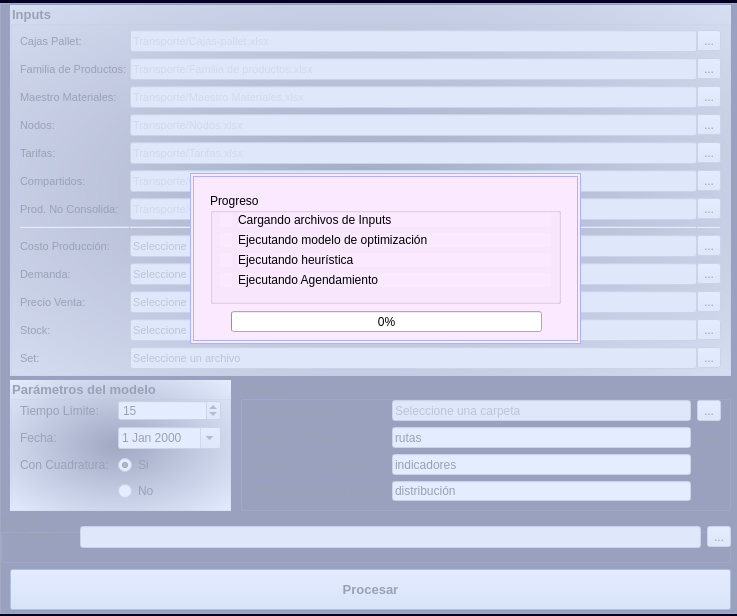
<?xml version="1.0" encoding="UTF-8"?>
<ui version="4.0">
 <class>Dialog</class>
 <widget class="QDialog" name="Dialog">
  <property name="geometry">
   <rect>
    <x>0</x>
    <y>0</y>
    <width>737</width>
    <height>616</height>
   </rect>
  </property>
  <property name="windowTitle">
   <string>SuperLog 1.0</string>
  </property>
  <property name="windowIcon">
   <iconset>
    <normaloff>agrosuper.ico</normaloff>agrosuper.ico</iconset>
  </property>
  <property name="autoFillBackground">
   <bool>true</bool>
  </property>
  <property name="styleSheet">
   <string notr="true">QDialog {
background: rgb(2,0,36);
background: linear-gradient(90deg, rgba(2,0,36,1) 0%, rgba(45,124,149,0.0984768907563025) 32%, rgba(0,212,255,1) 100%);
}</string>
  </property>
  <widget class="QGroupBox" name="groupBox">
   <property name="geometry">
    <rect>
     <x>10</x>
     <y>5</y>
     <width>721</width>
     <height>371</height>
    </rect>
   </property>
   <property name="font">
    <font>
     <pointsize>10</pointsize>
     <weight>75</weight>
     <bold>true</bold>
    </font>
   </property>
   <property name="autoFillBackground">
    <bool>false</bool>
   </property>
   <property name="styleSheet">
    <string notr="true">QGroupBox {
background-color: 
qradialgradient(spread:pad, cx:0.494, cy:0.5, radius:0.902, fx:0.489, fy:0.5, stop:0.0284091 rgba(126, 117, 117, 81), stop:1 rgba(255, 255, 255, 255))
}</string>
   </property>
   <property name="title">
    <string>Inputs</string>
   </property>
   <widget class="QWidget" name="gridLayoutWidget">
    <property name="geometry">
     <rect>
      <x>0</x>
      <y>9</y>
      <width>721</width>
      <height>361</height>
     </rect>
    </property>
    <layout class="QGridLayout" name="gridLayout">
     <property name="leftMargin">
      <number>10</number>
     </property>
     <property name="topMargin">
      <number>10</number>
     </property>
     <property name="rightMargin">
      <number>10</number>
     </property>
     <property name="bottomMargin">
      <number>0</number>
     </property>
     <property name="spacing">
      <number>0</number>
     </property>
     <item row="0" column="2">
      <widget class="QToolButton" name="toolButton">
       <property name="text">
        <string>...</string>
       </property>
       <property name="checkable">
        <bool>false</bool>
       </property>
       <property name="checked">
        <bool>false</bool>
       </property>
      </widget>
     </item>
     <item row="10" column="2">
      <widget class="QToolButton" name="toolButton_10">
       <property name="text">
        <string>...</string>
       </property>
      </widget>
     </item>
     <item row="8" column="2">
      <widget class="QToolButton" name="toolButton_8">
       <property name="text">
        <string>...</string>
       </property>
      </widget>
     </item>
     <item row="12" column="2">
      <widget class="QToolButton" name="toolButton_12">
       <property name="text">
        <string>...</string>
       </property>
      </widget>
     </item>
     <item row="9" column="2">
      <widget class="QToolButton" name="toolButton_9">
       <property name="text">
        <string>...</string>
       </property>
      </widget>
     </item>
     <item row="6" column="2">
      <widget class="QToolButton" name="toolButton_7">
       <property name="text">
        <string>...</string>
       </property>
      </widget>
     </item>
     <item row="11" column="2">
      <widget class="QToolButton" name="toolButton_11">
       <property name="text">
        <string>...</string>
       </property>
      </widget>
     </item>
     <item row="1" column="1">
      <widget class="QLineEdit" name="lineEdit_11">
       <property name="enabled">
        <bool>false</bool>
       </property>
       <property name="font">
        <font>
         <pointsize>8</pointsize>
         <weight>50</weight>
         <bold>false</bold>
        </font>
       </property>
       <property name="text">
        <string>Transporte/Familia de productos.xlsx</string>
       </property>
       <property name="placeholderText">
        <string>Seleccione un archivo</string>
       </property>
      </widget>
     </item>
     <item row="2" column="1">
      <widget class="QLineEdit" name="lineEdit_10">
       <property name="enabled">
        <bool>false</bool>
       </property>
       <property name="font">
        <font>
         <pointsize>8</pointsize>
         <weight>50</weight>
         <bold>false</bold>
        </font>
       </property>
       <property name="text">
        <string>Transporte/Maestro Materiales.xlsx</string>
       </property>
       <property name="placeholderText">
        <string>Seleccione un archivo</string>
       </property>
      </widget>
     </item>
     <item row="3" column="1">
      <widget class="QLineEdit" name="lineEdit_9">
       <property name="enabled">
        <bool>false</bool>
       </property>
       <property name="font">
        <font>
         <pointsize>8</pointsize>
         <weight>50</weight>
         <bold>false</bold>
        </font>
       </property>
       <property name="text">
        <string>Transporte/Nodos.xlsx</string>
       </property>
       <property name="placeholderText">
        <string>Seleccione un archivo</string>
       </property>
      </widget>
     </item>
     <item row="5" column="1">
      <widget class="QLineEdit" name="lineEdit_7">
       <property name="enabled">
        <bool>false</bool>
       </property>
       <property name="font">
        <font>
         <pointsize>8</pointsize>
         <weight>50</weight>
         <bold>false</bold>
        </font>
       </property>
       <property name="text">
        <string>Transporte/Compartidos.xlsx</string>
       </property>
       <property name="placeholderText">
        <string>Seleccione un archivo</string>
       </property>
      </widget>
     </item>
     <item row="6" column="1">
      <widget class="QLineEdit" name="lineEdit_6">
       <property name="enabled">
        <bool>false</bool>
       </property>
       <property name="font">
        <font>
         <pointsize>8</pointsize>
         <weight>50</weight>
         <bold>false</bold>
        </font>
       </property>
       <property name="text">
        <string>Transporte/Calzado.xlsx</string>
       </property>
       <property name="placeholderText">
        <string>Seleccione un archivo</string>
       </property>
      </widget>
     </item>
     <item row="9" column="1">
      <widget class="QLineEdit" name="lineEdit_4">
       <property name="enabled">
        <bool>false</bool>
       </property>
       <property name="font">
        <font>
         <pointsize>8</pointsize>
         <weight>50</weight>
         <bold>false</bold>
        </font>
       </property>
       <property name="placeholderText">
        <string>Seleccione un archivo</string>
       </property>
      </widget>
     </item>
     <item row="11" column="1">
      <widget class="QLineEdit" name="lineEdit_2">
       <property name="enabled">
        <bool>false</bool>
       </property>
       <property name="font">
        <font>
         <pointsize>8</pointsize>
         <weight>50</weight>
         <bold>false</bold>
        </font>
       </property>
       <property name="placeholderText">
        <string>Seleccione un archivo</string>
       </property>
      </widget>
     </item>
     <item row="11" column="0">
      <widget class="QLabel" name="label_2">
       <property name="font">
        <font>
         <pointsize>8</pointsize>
         <weight>50</weight>
         <bold>false</bold>
        </font>
       </property>
       <property name="text">
        <string>Stock:</string>
       </property>
      </widget>
     </item>
     <item row="4" column="1">
      <widget class="QLineEdit" name="lineEdit_8">
       <property name="enabled">
        <bool>false</bool>
       </property>
       <property name="font">
        <font>
         <pointsize>8</pointsize>
         <weight>50</weight>
         <bold>false</bold>
        </font>
       </property>
       <property name="text">
        <string>Transporte/Tarifas.xlsx</string>
       </property>
       <property name="placeholderText">
        <string>Seleccione un archivo</string>
       </property>
      </widget>
     </item>
     <item row="8" column="1">
      <widget class="QLineEdit" name="lineEdit_5">
       <property name="enabled">
        <bool>false</bool>
       </property>
       <property name="font">
        <font>
         <pointsize>8</pointsize>
         <weight>50</weight>
         <bold>false</bold>
        </font>
       </property>
       <property name="placeholderText">
        <string>Seleccione un archivo</string>
       </property>
      </widget>
     </item>
     <item row="12" column="1">
      <widget class="QLineEdit" name="lineEdit">
       <property name="enabled">
        <bool>false</bool>
       </property>
       <property name="font">
        <font>
         <pointsize>8</pointsize>
         <weight>50</weight>
         <bold>false</bold>
        </font>
       </property>
       <property name="text">
        <string/>
       </property>
       <property name="placeholderText">
        <string>Seleccione un archivo</string>
       </property>
      </widget>
     </item>
     <item row="0" column="1">
      <widget class="QLineEdit" name="lineEdit_12">
       <property name="enabled">
        <bool>false</bool>
       </property>
       <property name="font">
        <font>
         <pointsize>8</pointsize>
         <weight>50</weight>
         <bold>false</bold>
        </font>
       </property>
       <property name="text">
        <string>Transporte/Cajas-pallet.xlsx</string>
       </property>
       <property name="placeholderText">
        <string>Seleccione un archivo</string>
       </property>
      </widget>
     </item>
     <item row="10" column="1">
      <widget class="QLineEdit" name="lineEdit_3">
       <property name="enabled">
        <bool>false</bool>
       </property>
       <property name="font">
        <font>
         <pointsize>8</pointsize>
         <weight>50</weight>
         <bold>false</bold>
        </font>
       </property>
       <property name="placeholderText">
        <string>Seleccione un archivo</string>
       </property>
      </widget>
     </item>
     <item row="12" column="0">
      <widget class="QLabel" name="label">
       <property name="font">
        <font>
         <pointsize>8</pointsize>
         <weight>50</weight>
         <bold>false</bold>
        </font>
       </property>
       <property name="text">
        <string>Set:</string>
       </property>
      </widget>
     </item>
     <item row="1" column="0">
      <widget class="QLabel" name="label_11">
       <property name="font">
        <font>
         <pointsize>8</pointsize>
         <weight>50</weight>
         <bold>false</bold>
        </font>
       </property>
       <property name="text">
        <string>Familia de Productos: </string>
       </property>
      </widget>
     </item>
     <item row="8" column="0">
      <widget class="QLabel" name="label_5">
       <property name="font">
        <font>
         <pointsize>8</pointsize>
         <weight>50</weight>
         <bold>false</bold>
        </font>
       </property>
       <property name="text">
        <string>Costo Producción:</string>
       </property>
      </widget>
     </item>
     <item row="3" column="0">
      <widget class="QLabel" name="label_9">
       <property name="font">
        <font>
         <pointsize>8</pointsize>
         <weight>50</weight>
         <bold>false</bold>
        </font>
       </property>
       <property name="text">
        <string>Nodos:</string>
       </property>
      </widget>
     </item>
     <item row="9" column="0">
      <widget class="QLabel" name="label_4">
       <property name="font">
        <font>
         <pointsize>8</pointsize>
         <weight>50</weight>
         <bold>false</bold>
        </font>
       </property>
       <property name="text">
        <string>Demanda:</string>
       </property>
      </widget>
     </item>
     <item row="4" column="0">
      <widget class="QLabel" name="label_8">
       <property name="font">
        <font>
         <pointsize>8</pointsize>
         <weight>50</weight>
         <bold>false</bold>
        </font>
       </property>
       <property name="text">
        <string>Tarifas:</string>
       </property>
      </widget>
     </item>
     <item row="6" column="0">
      <widget class="QLabel" name="label_6">
       <property name="font">
        <font>
         <pointsize>8</pointsize>
         <weight>50</weight>
         <bold>false</bold>
        </font>
       </property>
       <property name="text">
        <string>Prod. No Consolida:</string>
       </property>
      </widget>
     </item>
     <item row="2" column="0">
      <widget class="QLabel" name="label_10">
       <property name="font">
        <font>
         <pointsize>8</pointsize>
         <weight>50</weight>
         <bold>false</bold>
        </font>
       </property>
       <property name="text">
        <string>Maestro Materiales:</string>
       </property>
      </widget>
     </item>
     <item row="5" column="0">
      <widget class="QLabel" name="label_7">
       <property name="font">
        <font>
         <pointsize>8</pointsize>
         <weight>50</weight>
         <bold>false</bold>
        </font>
       </property>
       <property name="text">
        <string>Compartidos:</string>
       </property>
      </widget>
     </item>
     <item row="0" column="0">
      <widget class="QLabel" name="label_12">
       <property name="font">
        <font>
         <pointsize>8</pointsize>
         <weight>50</weight>
         <bold>false</bold>
        </font>
       </property>
       <property name="text">
        <string>Cajas Pallet:</string>
       </property>
      </widget>
     </item>
     <item row="10" column="0">
      <widget class="QLabel" name="label_3">
       <property name="font">
        <font>
         <pointsize>8</pointsize>
         <weight>50</weight>
         <bold>false</bold>
        </font>
       </property>
       <property name="text">
        <string>Precio Venta:</string>
       </property>
      </widget>
     </item>
     <item row="4" column="2">
      <widget class="QToolButton" name="toolButton_5">
       <property name="text">
        <string>...</string>
       </property>
      </widget>
     </item>
     <item row="3" column="2">
      <widget class="QToolButton" name="toolButton_4">
       <property name="text">
        <string>...</string>
       </property>
      </widget>
     </item>
     <item row="1" column="2">
      <widget class="QToolButton" name="toolButton_2">
       <property name="text">
        <string>...</string>
       </property>
       <property name="checkable">
        <bool>false</bool>
       </property>
       <property name="checked">
        <bool>false</bool>
       </property>
      </widget>
     </item>
     <item row="2" column="2">
      <widget class="QToolButton" name="toolButton_3">
       <property name="text">
        <string>...</string>
       </property>
      </widget>
     </item>
     <item row="5" column="2">
      <widget class="QToolButton" name="toolButton_6">
       <property name="text">
        <string>...</string>
       </property>
      </widget>
     </item>
     <item row="7" column="1">
      <widget class="Line" name="line">
       <property name="autoFillBackground">
        <bool>false</bool>
       </property>
       <property name="frameShadow">
        <enum>QFrame::Sunken</enum>
       </property>
       <property name="midLineWidth">
        <number>0</number>
       </property>
       <property name="orientation">
        <enum>Qt::Horizontal</enum>
       </property>
      </widget>
     </item>
     <item row="7" column="0">
      <widget class="Line" name="line_2">
       <property name="layoutDirection">
        <enum>Qt::LeftToRight</enum>
       </property>
       <property name="orientation">
        <enum>Qt::Horizontal</enum>
       </property>
      </widget>
     </item>
     <item row="7" column="2">
      <widget class="Line" name="line_3">
       <property name="enabled">
        <bool>true</bool>
       </property>
       <property name="orientation">
        <enum>Qt::Horizontal</enum>
       </property>
      </widget>
     </item>
    </layout>
   </widget>
  </widget>
  <widget class="QGroupBox" name="groupBox_2">
   <property name="geometry">
    <rect>
     <x>10</x>
     <y>380</y>
     <width>221</width>
     <height>131</height>
    </rect>
   </property>
   <property name="font">
    <font>
     <pointsize>10</pointsize>
     <weight>75</weight>
     <bold>true</bold>
    </font>
   </property>
   <property name="autoFillBackground">
    <bool>false</bool>
   </property>
   <property name="styleSheet">
    <string notr="true">QGroupBox {
background-color: 
qradialgradient(spread:pad, cx:0.494, cy:0.5, radius:0.702, fx:0.489, fy:0.5, stop:0.0284091 rgba(126, 117, 117, 61), stop:1 rgba(255, 255, 255, 255))
}</string>
   </property>
   <property name="title">
    <string>Parámetros del modelo</string>
   </property>
   <widget class="QWidget" name="formLayoutWidget">
    <property name="geometry">
     <rect>
      <x>10</x>
      <y>20</y>
      <width>201</width>
      <height>101</height>
     </rect>
    </property>
    <layout class="QFormLayout" name="formLayout">
     <item row="0" column="0">
      <widget class="QLabel" name="label_14">
       <property name="toolTip">
        <string>&lt;html&gt;&lt;head/&gt;&lt;body&gt;&lt;p&gt;Entre 1 y 60 minutos&lt;/p&gt;&lt;/body&gt;&lt;/html&gt;</string>
       </property>
       <property name="text">
        <string>Tiempo Límite: </string>
       </property>
      </widget>
     </item>
     <item row="0" column="1">
      <widget class="QSpinBox" name="spinBox">
       <property name="toolTip">
        <string>&lt;html&gt;&lt;head/&gt;&lt;body&gt;&lt;p&gt;Entre 1 y 60 minutos&lt;/p&gt;&lt;/body&gt;&lt;/html&gt;</string>
       </property>
       <property name="minimum">
        <number>1</number>
       </property>
       <property name="maximum">
        <number>60</number>
       </property>
       <property name="value">
        <number>15</number>
       </property>
      </widget>
     </item>
     <item row="1" column="0">
      <widget class="QLabel" name="label_13">
       <property name="toolTip">
        <string>&lt;html&gt;&lt;head/&gt;&lt;body&gt;&lt;p&gt;dd-mm-yyyy&lt;/p&gt;&lt;/body&gt;&lt;/html&gt;</string>
       </property>
       <property name="text">
        <string>Fecha: </string>
       </property>
      </widget>
     </item>
     <item row="1" column="1">
      <widget class="QDateEdit" name="dateEdit">
       <property name="toolTip">
        <string>&lt;html&gt;&lt;head/&gt;&lt;body&gt;&lt;p&gt;dd-mm-yyyy&lt;/p&gt;&lt;/body&gt;&lt;/html&gt;</string>
       </property>
       <property name="calendarPopup">
        <bool>true</bool>
       </property>
      </widget>
     </item>
     <item row="2" column="1">
      <widget class="QRadioButton" name="radioButton_2">
       <property name="text">
        <string>Si</string>
       </property>
       <property name="checked">
        <bool>true</bool>
       </property>
      </widget>
     </item>
     <item row="3" column="1">
      <widget class="QRadioButton" name="radioButton">
       <property name="text">
        <string>No</string>
       </property>
      </widget>
     </item>
     <item row="2" column="0">
      <widget class="QLabel" name="label_15">
       <property name="text">
        <string>Con Cuadratura: </string>
       </property>
      </widget>
     </item>
    </layout>
   </widget>
  </widget>
  <widget class="QGroupBox" name="groupBox_3">
   <property name="geometry">
    <rect>
     <x>240</x>
     <y>380</y>
     <width>491</width>
     <height>131</height>
    </rect>
   </property>
   <property name="font">
    <font>
     <pointsize>10</pointsize>
     <weight>75</weight>
     <bold>true</bold>
    </font>
   </property>
   <property name="title">
    <string>Outputs</string>
   </property>
   <widget class="QWidget" name="gridLayoutWidget_2">
    <property name="geometry">
     <rect>
      <x>10</x>
      <y>20</y>
      <width>471</width>
      <height>101</height>
     </rect>
    </property>
    <layout class="QGridLayout" name="gridLayout_2">
     <item row="2" column="0">
      <widget class="QLabel" name="label_19">
       <property name="text">
        <string>Planilla de Indicadores:</string>
       </property>
      </widget>
     </item>
     <item row="1" column="0">
      <widget class="QLabel" name="label_17">
       <property name="text">
        <string>Planilla de Rutas:</string>
       </property>
      </widget>
     </item>
     <item row="1" column="1">
      <widget class="QLineEdit" name="lineEdit_14">
       <property name="text">
        <string>rutas</string>
       </property>
       <property name="placeholderText">
        <string>Ingrese nombre</string>
       </property>
      </widget>
     </item>
     <item row="1" column="2">
      <widget class="QLabel" name="label_18">
       <property name="text">
        <string>.xls</string>
       </property>
      </widget>
     </item>
     <item row="0" column="1">
      <widget class="QLineEdit" name="lineEdit_13">
       <property name="enabled">
        <bool>false</bool>
       </property>
       <property name="placeholderText">
        <string>Seleccione una carpeta</string>
       </property>
      </widget>
     </item>
     <item row="0" column="0">
      <widget class="QLabel" name="label_16">
       <property name="text">
        <string>Carpeta de salida:</string>
       </property>
      </widget>
     </item>
     <item row="0" column="2">
      <widget class="QToolButton" name="toolButton_13">
       <property name="text">
        <string>...</string>
       </property>
      </widget>
     </item>
     <item row="3" column="0">
      <widget class="QLabel" name="label_20">
       <property name="text">
        <string>Planilla de Detalle Carga:</string>
       </property>
      </widget>
     </item>
     <item row="2" column="1">
      <widget class="QLineEdit" name="lineEdit_15">
       <property name="text">
        <string>indicadores</string>
       </property>
       <property name="placeholderText">
        <string>Ingrese nombre</string>
       </property>
      </widget>
     </item>
     <item row="3" column="1">
      <widget class="QLineEdit" name="lineEdit_16">
       <property name="toolTipDuration">
        <number>-2</number>
       </property>
       <property name="text">
        <string>distribución</string>
       </property>
       <property name="placeholderText">
        <string>Ingrese nombre</string>
       </property>
      </widget>
     </item>
     <item row="2" column="2">
      <widget class="QLabel" name="label_21">
       <property name="text">
        <string>.xls</string>
       </property>
      </widget>
     </item>
     <item row="3" column="2">
      <widget class="QLabel" name="label_22">
       <property name="text">
        <string>.xls</string>
       </property>
      </widget>
     </item>
    </layout>
   </widget>
  </widget>
  <widget class="QPushButton" name="pushButton">
   <property name="geometry">
    <rect>
     <x>10</x>
     <y>569</y>
     <width>721</width>
     <height>41</height>
    </rect>
   </property>
   <property name="font">
    <font>
     <pointsize>10</pointsize>
     <weight>75</weight>
     <bold>true</bold>
    </font>
   </property>
   <property name="text">
    <string>Procesar</string>
   </property>
  </widget>
  <widget class="QFrame" name="frame">
   <property name="enabled">
    <bool>true</bool>
   </property>
   <property name="geometry">
    <rect>
     <x>0</x>
     <y>3</y>
     <width>741</width>
     <height>611</height>
    </rect>
   </property>
   <property name="cursor">
    <cursorShape>WaitCursor</cursorShape>
   </property>
   <property name="autoFillBackground">
    <bool>false</bool>
   </property>
   <property name="styleSheet">
    <string notr="true">QFrame {
background-color: rgba(217, 228, 255, 180);
}</string>
   </property>
   <property name="frameShape">
    <enum>QFrame::StyledPanel</enum>
   </property>
   <property name="frameShadow">
    <enum>QFrame::Raised</enum>
   </property>
   <widget class="QFrame" name="frame_2">
    <property name="geometry">
     <rect>
      <x>190</x>
      <y>170</y>
      <width>391</width>
      <height>171</height>
     </rect>
    </property>
    <property name="autoFillBackground">
     <bool>false</bool>
    </property>
    <property name="styleSheet">
     <string notr="true">QFrame {
    background-color: rgb(250, 233, 255);
	border-color: rgb(170, 179, 255);
    border-style: double double double double;
    border-width: 4px 4px 4px 4px;
}</string>
    </property>
    <property name="frameShape">
     <enum>QFrame::StyledPanel</enum>
    </property>
    <property name="frameShadow">
     <enum>QFrame::Raised</enum>
    </property>
    <widget class="QGroupBox" name="groupBox_4">
     <property name="geometry">
      <rect>
       <x>20</x>
       <y>20</y>
       <width>351</width>
       <height>111</height>
      </rect>
     </property>
     <property name="title">
      <string>Progreso</string>
     </property>
     <widget class="QWidget" name="formLayoutWidget_2">
      <property name="geometry">
       <rect>
        <x>10</x>
        <y>20</y>
        <width>331</width>
        <height>81</height>
       </rect>
      </property>
      <layout class="QFormLayout" name="formLayout_2">
       <item row="0" column="1">
        <widget class="QLabel" name="label_23">
         <property name="autoFillBackground">
          <bool>false</bool>
         </property>
         <property name="styleSheet">
          <string notr="true">QLabel {
     border-width: 0px 0px 0px 0px;
}</string>
         </property>
         <property name="text">
          <string>Cargando archivos de Inputs</string>
         </property>
        </widget>
       </item>
       <item row="1" column="1">
        <widget class="QLabel" name="label_24">
         <property name="styleSheet">
          <string notr="true">QLabel {
     border-width: 0px 0px 0px 0px;
}</string>
         </property>
         <property name="text">
          <string>Ejecutando modelo de optimización</string>
         </property>
        </widget>
       </item>
       <item row="2" column="1">
        <widget class="QLabel" name="label_25">
         <property name="styleSheet">
          <string notr="true">QLabel {
     border-width: 0px 0px 0px 0px;
}</string>
         </property>
         <property name="text">
          <string>Ejecutando heurística</string>
         </property>
        </widget>
       </item>
       <item row="3" column="1">
        <widget class="QLabel" name="label_26">
         <property name="styleSheet">
          <string notr="true">QLabel {
     border-width: 0px 0px 0px 0px;
}</string>
         </property>
         <property name="text">
          <string>Ejecutando Agendamiento</string>
         </property>
        </widget>
       </item>
       <item row="0" column="0">
        <widget class="QLabel" name="label_27">
         <property name="minimumSize">
          <size>
           <width>12</width>
           <height>12</height>
          </size>
         </property>
         <property name="styleSheet">
          <string notr="true">QLabel {
     border-width: 0px 0px 0px 0px;
}</string>
         </property>
         <property name="text">
          <string/>
         </property>
        </widget>
       </item>
       <item row="1" column="0">
        <widget class="QLabel" name="label_28">
         <property name="minimumSize">
          <size>
           <width>12</width>
           <height>12</height>
          </size>
         </property>
         <property name="styleSheet">
          <string notr="true">QLabel {
     border-width: 0px 0px 0px 0px;
}</string>
         </property>
         <property name="text">
          <string/>
         </property>
        </widget>
       </item>
       <item row="2" column="0">
        <widget class="QLabel" name="label_29">
         <property name="minimumSize">
          <size>
           <width>12</width>
           <height>12</height>
          </size>
         </property>
         <property name="styleSheet">
          <string notr="true">QLabel {
     border-width: 0px 0px 0px 0px;
}</string>
         </property>
         <property name="text">
          <string/>
         </property>
        </widget>
       </item>
       <item row="3" column="0">
        <widget class="QLabel" name="label_30">
         <property name="minimumSize">
          <size>
           <width>12</width>
           <height>12</height>
          </size>
         </property>
         <property name="styleSheet">
          <string notr="true">QLabel {
     border-width: 0px 0px 0px 0px;
}</string>
         </property>
         <property name="text">
          <string/>
         </property>
        </widget>
       </item>
      </layout>
     </widget>
    </widget>
    <widget class="QProgressBar" name="progressBar">
     <property name="geometry">
      <rect>
       <x>41</x>
       <y>138</y>
       <width>311</width>
       <height>21</height>
      </rect>
     </property>
     <property name="value">
      <number>0</number>
     </property>
    </widget>
   </widget>
  </widget>
  <widget class="QGroupBox" name="groupBox_5">
   <property name="geometry">
    <rect>
     <x>0</x>
     <y>513</y>
     <width>731</width>
     <height>50</height>
    </rect>
   </property>
   <property name="font">
    <font>
     <pointsize>10</pointsize>
     <weight>75</weight>
     <bold>true</bold>
    </font>
   </property>
   <property name="title">
    <string>Gurobi</string>
   </property>
   <widget class="QWidget" name="gridLayoutWidget_3">
    <property name="geometry">
     <rect>
      <x>10</x>
      <y>9</y>
      <width>721</width>
      <height>31</height>
     </rect>
    </property>
    <layout class="QGridLayout" name="gridLayout_3">
     <item row="0" column="1">
      <widget class="QLineEdit" name="lineEdit_17">
       <property name="enabled">
        <bool>false</bool>
       </property>
      </widget>
     </item>
     <item row="0" column="0">
      <widget class="QLabel" name="label_31">
       <property name="text">
        <string>  Licencia:   </string>
       </property>
      </widget>
     </item>
     <item row="0" column="2">
      <widget class="QToolButton" name="toolButton_14">
       <property name="text">
        <string>...</string>
       </property>
      </widget>
     </item>
    </layout>
   </widget>
  </widget>
  <zorder>groupBox_5</zorder>
  <zorder>groupBox</zorder>
  <zorder>groupBox_2</zorder>
  <zorder>groupBox_3</zorder>
  <zorder>pushButton</zorder>
  <zorder>frame</zorder>
 </widget>
 <resources/>
 <connections>
  <connection>
   <sender>pushButton</sender>
   <signal>clicked()</signal>
   <receiver>Dialog</receiver>
   <slot>procesar()</slot>
   <hints>
    <hint type="sourcelabel">
     <x>400</x>
     <y>625</y>
    </hint>
    <hint type="destinationlabel">
     <x>401</x>
     <y>324</y>
    </hint>
   </hints>
  </connection>
 </connections>
 <slots>
  <slot>procesar()</slot>
 </slots>
</ui>
